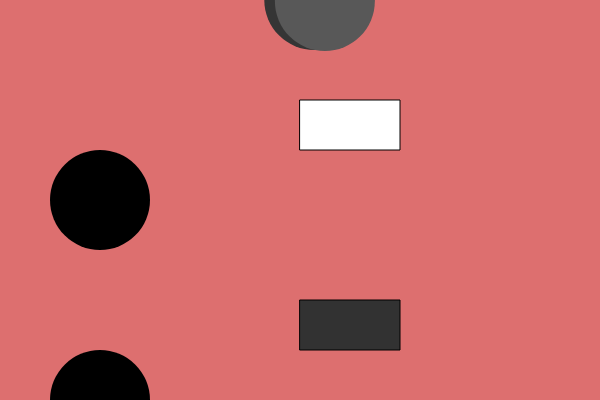
Frame 1 (no input)
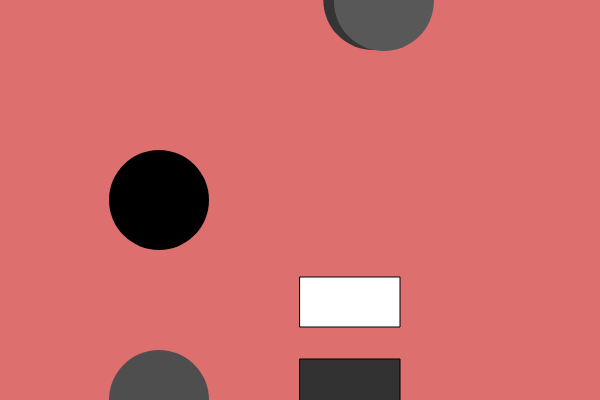
Frame 60 (no input)
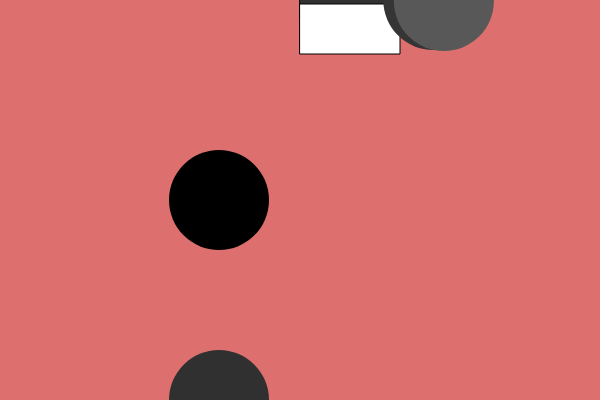
Frame 120 (the mouse pressed at the canvas centre since frame 60)

The p5.js sketch that drew these frames (run headless with seeded random() and noise() and a simulated clock; from frame 60 on, the mouse is pressed at the canvas centre):

// p5.js sketch
// ── sketch.js
var c, c1;
var myBall;
var mySuperBall;
var balls = [];

function setup(){
	createCanvas(600,400);

	c = new Car("Jack", 300, 1, 30);
	c1 = new Car("Hannah", 100, 3, 100);

	c1.turnRed = function(){
		this.gray = (255,0,0);
	}

	myBall = new Ball(100,200,0);
	mySuperBall = new SuperBall(100, 400, 0);

	// print mySuperBall.constructor == myBall.constructor <== useful way to access how js working behind scene

	for (var i = 0; i<10; i++){
		balls.push(new Ball(100+random(300), i**20, random(255)));
	}
}

function draw(){
	background(221, 111, 111);
	c.display(50);
	c.move();
	c1.display();
	c1.move();
	myBall.display();
	myBall.move();

	mySuperBall.display();
	mySuperBall.move();
	mySuperBall.change();

	for (var i=0; i<balls.length; i++){
		balls[i].display();
		balls[i].move();
	}
}

// constructor
function Car(name, y, sp, g) {
	this.xPosition = width/2;
	this.yPosition = y;
	this.nameh = name;
	this.ySpeed = sp;
	this.gray = g;
}

Car.prototype.display = function(val) {
	stroke(0);
	if (typeof val != 'undefined'){
		fill(val);
	} else {
		fill(255);
	}
	rect(this.xPosition, this.yPosition, 100, 50);
}

Car.prototype.move = function(){
	if (this.yPosition < height){
		this.yPosition+=this.ySpeed;
	} else {
		this.yPosition = -50;
	}
}

function keyPressed(){
	c1.turnRed();
}

// ── ball.js
function Ball(x,y,gray) {
	this.xpos = x;
	this.ypos = y;
	this.gray = gray;
	this.xspeed = 1;
}

Ball.prototype.display = function() {
	ellipseMode(CENTER);
	noStroke();
	fill(this.gray);
	ellipse(this.xpos, this.ypos, 100, 100);
}

Ball.prototype.move = function() {
	this.xpos += this.xspeed;
}


// ── superball.js
function SuperBall(x,y,gray){
	
	Ball.call(this, x, y, gray); // attach everything from ball constructor to this new SuperBall
	// x, y, gray
	this.xpos = x;
	this.ypos = y;
	this.gray = gray;
	this.xspeed = 1;
}

SuperBall.prototype = new Ball(); // the way to extend Ball to new superball class
SuperBall.prototype.constructor = SuperBall; // reset constructor to point to the correct function

SuperBall.prototype.change = function() {
	this.gray = sin(frameCount*0.1)*125+125;
}
